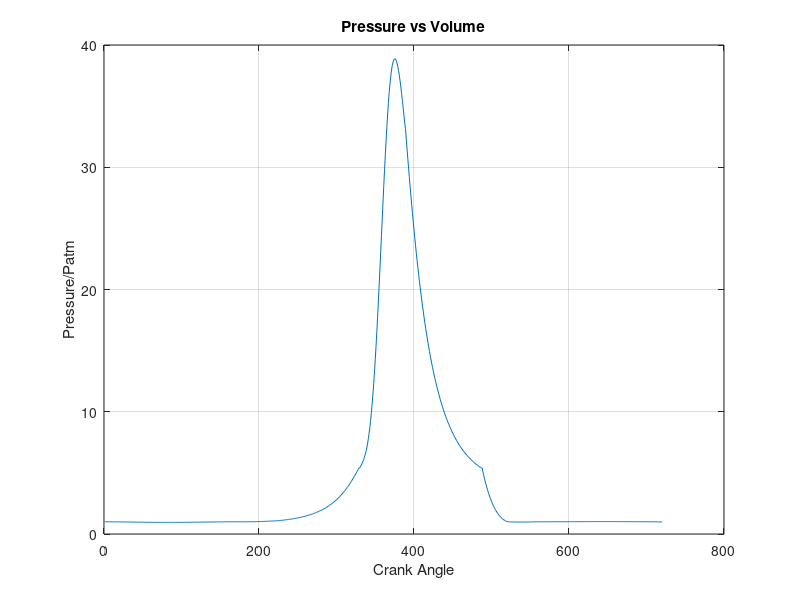
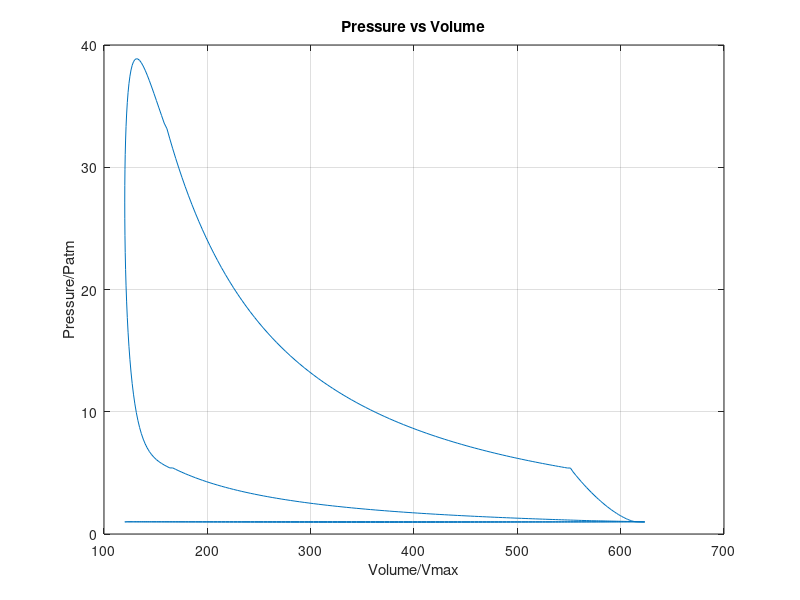

MATLAB code to generate these figures, in order:
clear all; clc

%% Load Necessary Data
load('part1.mat') 

%% Variables and constants
%%Constants
vol = total_volume0; 
Taf = 300; %% kelvin
yi =  1.3;
yc = 1.25;
ye = 1.48;
R = 287; %% gas constant of air (J/kg * Kelvin)
phi = 1;
CBF = 0.96; 
AFR = 14.7; 
Qhv = 43.5e6; %% J/kg
cv = R/(yc - 1); %% J/kg*k
a = 5;
m = 2;
 
%%Per Engine
d_in_valve = 0.4*bore; %% mm
d_out_valve = 0.4*bore; %% mm
dt = (1/(rpm*2*pi/60))*(pi/180); %% seconds
Cd = 0.7; %% check unit
At = (pi/4)*(d_in_valve)^2; 
Pe = 1 * p_atm; %% pascal
Pi = 1 * p_atm; %% pascal
A_cyl = (pi/4) * bore^2;

intake_start = 1;
intake_end = 222;
compression_start = 223;
compression_end = 329;
combustion_start = 330;
combustion_end = 389;
expansion_start = 390;
expansion_end = 487;
exhaust_start = 488;
exhaust_end = 720;

%%Variables
temp = zeros(1, length(crank_angle)); 
pressure = zeros(1, length(crank_angle));
mass = zeros(1, length(crank_angle));
xb = zeros(1, combustion_end - combustion_start);

error = inf;
tolerence= 1e-2;
counter = 0;

pressure(compression_start) = Pi;
temp(compression_start) = Taf; 
mi = (pressure(compression_start) * vol(compression_start)) / (R * temp(compression_start));
mf = mi / (1 + AFR/phi);

while error > tolerence
    counter = counter + 1;
    %% Compression Numerical Analysis
    mass(compression_start:expansion_end) = mi;
    for i = (compression_start + 1):compression_end
        pressure(i) = (pressure(compression_start) * (vol(compression_start))^yi) / ((vol(i))^yi);
        temp(i) = (pressure(i) * vol(i)) / (mi * R);
    end

    %% Combustion Numerical Analysis
    pressure(combustion_start) = pressure(compression_end);
    temp(combustion_start) = temp(compression_end);
    
    temp(combustion_end) = (CBF * mf * Qhv) / (mi * cv) + temp(combustion_start);
    pressure(combustion_end) = (mi * R * temp(combustion_end)) / (vol(combustion_end));
    
    for i = (combustion_start):(combustion_end - 1)
        xb(i) = 1 - exp(-a * ((crank_angle(i) - combustion_start) / (combustion_end - combustion_start))^(m + 1));
        pressure(i) = (xb(i) * ((pressure(combustion_end) * vol(combustion_end)^yc) - ...
            (pressure(combustion_start) * vol(combustion_start)^yc)) + ...
            pressure(combustion_start) * vol(combustion_start)^yc) / (vol(i)^yc);
    end

    %% Expansion Numerical Analysis
    for i = (expansion_start):expansion_end
        pressure(i) = (pressure(combustion_end) * vol(combustion_end)^ye) / (vol(i)^ye);
        temp(i) = (pressure(i) * vol(i)) / (mi * R);
    end
    
    %% Exhaust Numerical Analysis
    mass(exhaust_start) = mi;
    
    pressure(exhaust_start) = pressure(expansion_end);
    temp(exhaust_start) = temp(expansion_end);
    
    %pressure(exhaust_start)= (((temp(expansion_end) * mi *R)/vol(exhaust_start))^(ye))*(1/(pressure(expansion_end)^(ye-1)));
    %temp(exhaust_start)= (pressure(exhaust_start)*vol(exhaust_end)/(mi*R));

    for i = (exhaust_start + 1):exhaust_end
      mass(i)=real(mass(i-1)-(dt*((Cd*At*pressure(i-1))/(sqrt((pressure(i-1)*vol(i-1))/mass(i-1))))*((Pe/pressure(i-1))^(1/ye))*((((2*ye)/(ye-1))*(1-(Pe/pressure(i-1))^((ye-1)/ye)))^0.5)));
      pressure(i) = ((((temp(i-1))*(mass(i))*R)/(vol(i)))^ye) * (1/((pressure(i-1))^(ye-1)));
      temp(i) = (pressure(i)*(vol(i)))/(R*mass(i));
    end

    %% Intake Numerical Analysis
    mass(intake_start) = mass(exhaust_end);
    
    pressure(intake_start) = pressure(exhaust_end);
    temp(intake_start) = temp(exhaust_end);
    
    for i = (intake_start + 1):intake_end    
        mass(i)=real(mass(i-1)+(dt*((Cd*At*pressure(i-1))/(sqrt(R*Taf)))*((pressure(i-1)/Pi)^(1/yi))*((((2*yi)/(yi-1))*(1-(pressure(i-1)/Pi)^((yi-1)/yi))).^0.5)));
        xr = mass(exhaust_end)/mass(i);
        temp(i) = xr*temp(exhaust_end) + ((1- xr))*Taf;
        pressure(i) = (mass(i)*R*temp(i))/vol(i);
        %pressure(i) = Pi;
    end

    % Calculate error based on the temperature change
    error = abs(temp(intake_end) - temp(compression_start));
    temp(compression_start) = temp(intake_end);
    pressure(compression_start) = pressure(intake_end);
    mi = (pressure(compression_start) * vol(compression_start)) / (R * temp(compression_start));

    mass(compression_start) = mi;
    
    % Debugging output
    fprintf("Iteration: %d, Error: %.6f, Temp: %.2f\n", counter, error, temp(intake_end));
end

%% Force Calculation
fprintf("Converged with error %.6f after %d iterations\n", error, counter);

F_atm = p_atm * A_cyl;
Fg = pressure * A_cyl;


%% Plotting Pressure vs theta
figure;  % Create a new figure window
plot(crank_angle, pressure/p_atm);
xlabel('Crank Angle');  % Label for x-axis
ylabel('Pressure/Patm'); % Label for y-axis 
title('Pressure vs Volume'); % Title of the plot
grid on;  % Add grid for better readability

%% Plotting Pressure vs Volume
figure;  % Create a new figure window
plot(vol*10^6, pressure/p_atm);
xlabel('Volume/Vmax');  % Label for x-axis
ylabel('Pressure/Patm'); % Label for y-axis 
title('Pressure vs Volume'); % Title of the plot
grid on;  % Add grid for better readability

%% saving data
save('part2.mat', 'pressure', 'F_atm', 'Fg')
disp('donee')
disp('stable1.1')